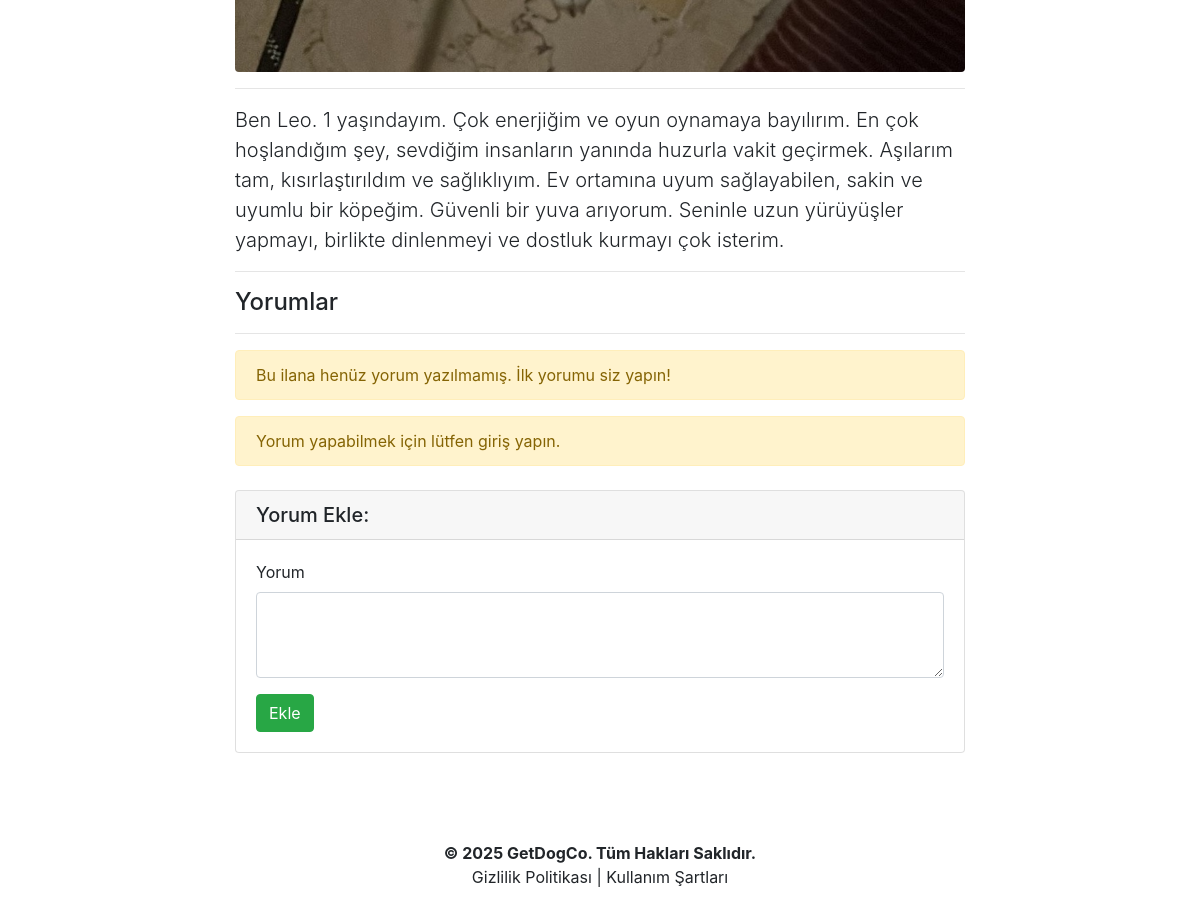
Before: /tr/post/5/ (lower part) with the older database file.
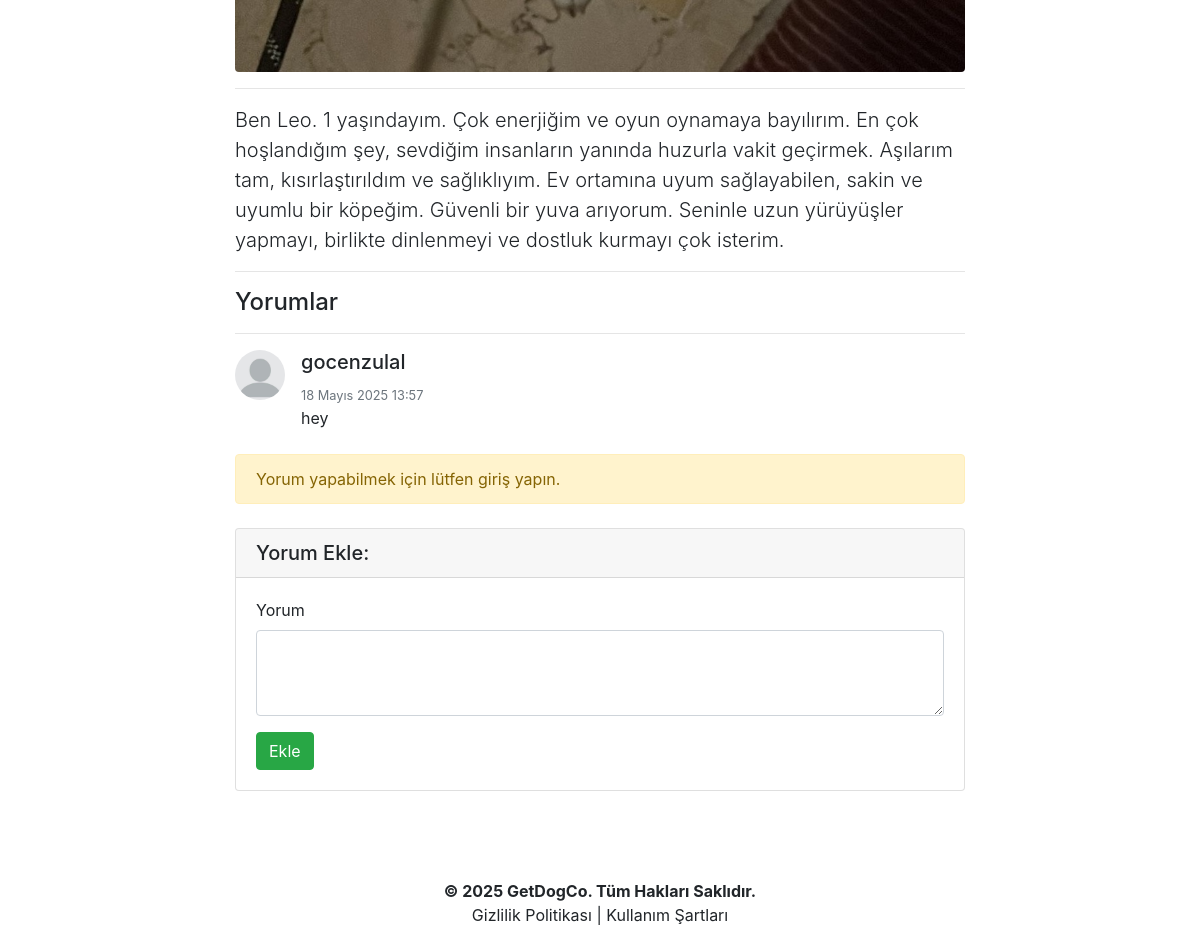
After: the same page with the newer database file.
### getdogco/models.py (models this page shows, shortened)
class AdoptionComment(models.Model):
    post = models.ForeignKey(DogAdoptionPost, on_delete=models.CASCADE, verbose_name="İlan", related_name="comments")
    user = models.ForeignKey(User, on_delete=models.CASCADE, verbose_name="Yorum Sahibi", null=True, blank=True)
    comment_author = models.CharField(max_length=50, verbose_name="Yorum Sahibi")
    comment_content = models.TextField(verbose_name="Yorum")
    comment_date = models.DateTimeField(auto_now_add=True, verbose_name="Yorum Tarihi")
    class Meta:
        ordering = ['-comment_date']

### getdogco/views.py (the view)
# urls.py: path('post/<int:id>/', views.postDetail, name='post_detail'),
def postDetail(request, id):
    post = get_object_or_404(DogAdoptionPost, id=id)
    comments = AdoptionComment.objects.filter(post=post)
    is_favorited = False
    if request.user.is_authenticated:
        is_favorited = Favorite.objects.filter(user=request.user, post=post).exists()
    return render(request, "post_detail.html", {
        "post": post,
        "comments": comments,
        "is_favorited": is_favorited
    })

### getdogco/context_processors.py (called while the page is built, shortened)
def notification_context(request):
    return {
        'unread_notification_count': 0,
        'notifications': []
    }

### templates/post_detail.html (shortened to what this page needs)
{% extends "layout.html" %}
{% load i18n %}
{% block body %}
<div class="row justify-content-center">
  <div class="col-lg-8 col-md-10 col-sm-12">
    {% if post.dog_image %}
    <img class="img-fluid rounded" src="{{ post.dog_image.url }}" alt="{% trans 'Köpek Fotoğrafı' %}">
    {% endif %}
    <hr>
    <p class="lead">
      {{ post.description|safe }}
    </p>
    <hr>
    <h4>{% trans "Yorumlar" %}</h4>
    <hr>
    {% if comments %}
      {% for comment in comments %}
        <div class="media mb-4">
          <img class="rounded-circle img-fluid mr-3" style="max-width: 50px;"
              src="{% if comment.user.profile.image %}{{ comment.user.profile.image.url }}{% else %}/media/profile_pics/default.jpg{% endif %}"
              alt="{% trans 'Profil Resmi' %}"
              onerror="this.onerror=null;this.src='/media/profile_pics/default.jpg';">
          <div class="media-body">
            <h5 class="mt-0">{{ comment.comment_author }}</h5>
            <small class="text-muted">{{ comment.comment_date }}</small><br>
            {{ comment.comment_content }}
          </div>
        </div>
      {% endfor %}
    {% else %}
      <div class="alert alert-warning">
        {% trans "Bu ilana henüz yorum yazılmamış. İlk yorumu siz yapın!" %}
      </div>
    {% endif %}
    {% if not user.is_authenticated %}
      <div class="alert alert-warning">
        {% trans "Yorum yapabilmek için lütfen giriş yapın." %}
      </div>
    {% endif %}
    <div class="card my-4">
      <h5 class="card-header">{% trans "Yorum Ekle:" %}</h5>
      <div class="card-body">
        <form method="post" action="{% url 'getdogco:add_comment' post.id %}">
          <div class="form-group">
            <label for="formGroupExampleInput">{% trans "Yorum" %}</label>
            <textarea name="comment_content" class="form-control" rows="3"></textarea>
          </div>
          <button type="submit" class="btn btn-success">{% trans "Ekle" %}</button>
        </form>
      </div>
    </div>
  </div>
</div>
{% endblock body %}

Changed rows visible on the page:
added AdoptionComment: comment_author "gocenzulal", comment_date "18 Mayıs 2025 13:57", comment_content "hey"
Other visible differences:
text no longer shown: "Bu ilana henüz yorum yazılmamış. İlk yorumu siz yapın!"
